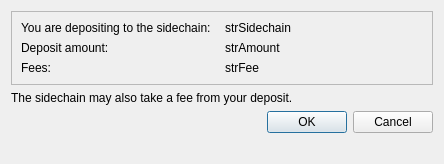
<?xml version="1.0" encoding="UTF-8"?>
<ui version="4.0">
 <class>SidechainDepositConfirmationDialog</class>
 <widget class="QDialog" name="SidechainDepositConfirmationDialog">
  <property name="geometry">
   <rect>
    <x>0</x>
    <y>0</y>
    <width>444</width>
    <height>164</height>
   </rect>
  </property>
  <property name="windowTitle">
   <string>Confirm Sidechain Deposit</string>
  </property>
  <property name="modal">
   <bool>true</bool>
  </property>
  <layout class="QVBoxLayout" name="verticalLayout">
   <item>
    <widget class="QFrame" name="frame">
     <property name="frameShape">
      <enum>QFrame::StyledPanel</enum>
     </property>
     <property name="frameShadow">
      <enum>QFrame::Raised</enum>
     </property>
     <layout class="QGridLayout" name="gridLayout">
      <item row="0" column="1">
       <widget class="QLabel" name="labelSidechain">
        <property name="text">
         <string>strSidechain</string>
        </property>
       </widget>
      </item>
      <item row="1" column="0">
       <widget class="QLabel" name="label_4">
        <property name="text">
         <string>Deposit amount:</string>
        </property>
       </widget>
      </item>
      <item row="0" column="0">
       <widget class="QLabel" name="label_2">
        <property name="text">
         <string>You are depositing to the sidechain: </string>
        </property>
       </widget>
      </item>
      <item row="1" column="1">
       <widget class="QLabel" name="labelAmount">
        <property name="text">
         <string>strAmount</string>
        </property>
       </widget>
      </item>
      <item row="2" column="0">
       <widget class="QLabel" name="label_6">
        <property name="text">
         <string>Fees:</string>
        </property>
       </widget>
      </item>
      <item row="2" column="1">
       <widget class="QLabel" name="labelFee">
        <property name="text">
         <string>strFee</string>
        </property>
       </widget>
      </item>
     </layout>
    </widget>
   </item>
   <item>
    <widget class="QLabel" name="label">
     <property name="text">
      <string>The sidechain may also take a fee from your deposit.</string>
     </property>
    </widget>
   </item>
   <item>
    <widget class="QDialogButtonBox" name="buttonBox">
     <property name="standardButtons">
      <set>QDialogButtonBox::Cancel|QDialogButtonBox::Ok</set>
     </property>
    </widget>
   </item>
   <item>
    <spacer name="verticalSpacer">
     <property name="orientation">
      <enum>Qt::Vertical</enum>
     </property>
     <property name="sizeHint" stdset="0">
      <size>
       <width>20</width>
       <height>40</height>
      </size>
     </property>
    </spacer>
   </item>
  </layout>
 </widget>
 <resources/>
 <connections/>
</ui>
